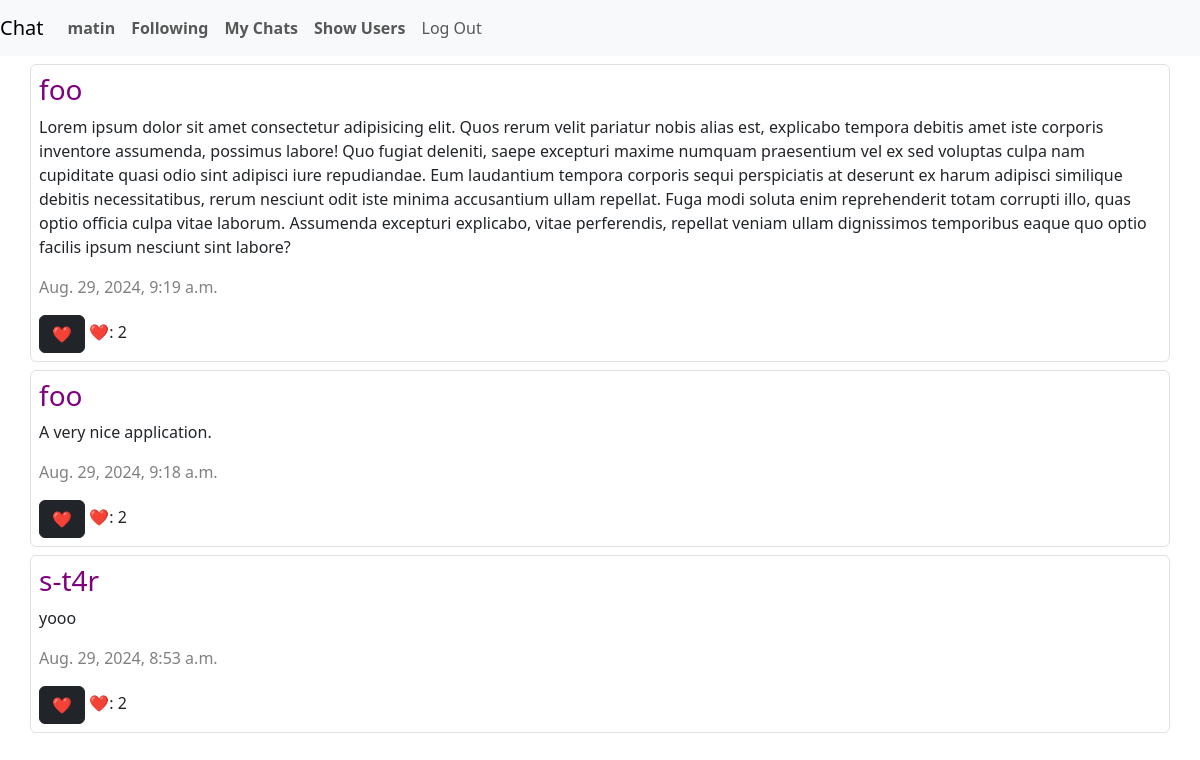
The page /following (signed in) on the database its author committed.
### chat/models.py (models this page shows)
class User(AbstractUser):
    karma = models.IntegerField()
    groups = models.ManyToManyField(
        'auth.Group',
        related_name='chat_users',
        blank=True,
        help_text='The groups this user belongs to.',
        verbose_name='groups',
    )
    user_permissions = models.ManyToManyField(
        'auth.Permission',
        related_name='chat_user_permissions',
        blank=True,
        help_text='Specific permissions for this user.',
        verbose_name='user permissions',
    )
    following = models.ManyToManyField("self", symmetrical=False, related_name="followers", blank=True)

class Posts(models.Model):
    id = models.AutoField(primary_key=True)
    content = models.TextField()
    timestamp = models.DateTimeField(auto_now_add=True)
    user = models.ForeignKey(User, on_delete=models.CASCADE, related_name='user_posts')
    likes = models.ManyToManyField(User, related_name="liked_posts", blank=True)

### chat/views.py (the view)
# urls.py: path("following", views.following, name="following"),
def following(request):
    user = get_object_or_404(User, id=request.user.id)
    following_users = user.following.all()
    following_posts = Posts.objects.filter(user__in=following_users).order_by("-timestamp")
    paginator = Paginator(following_posts, 10)
    page_number = request.GET.get('page')
    page_obj = paginator.get_page(page_number)
    return render(request, "chat/following.html", {
        "page_obj": page_obj
    })

### chat/templates/chat/following.html (shortened to what this page needs)
{% extends "chat/layout.html" %}
{% load static %}
{% block body %}
    <div class="container-fluid">
        {% for post in page_obj %}
        <div id="{{ post.id }}" class="container border rounded-2 p-2 mt-2">
            <h3>
                <a href="{% url 'user_profile' post.user.id %}"
                style="color: purple; text-decoration: none;">
                    {{ post.user }}
                </a>
            </h3>
            <p id="post_content_{{ post.id }}">{{ post.content }}</p>
            <p><span style="color: gray; font-weight: 100;">{{ post.timestamp }}</span></p>
            {% if request.user.is_authenticated %}
            <button class="btn btn-dark like_button" type="button" data_post_id="{{ post.id }}">❤️</button>
            {% endif %}
            <span>❤️: <span id="like_count_{{ post.id }}">{{ post.likes.count }}</span></span>
        </div>
        {% endfor %}
        <div class="pagination p-2">
        </div>
    </div>
{% endblock %}

### chat/templates/chat/layout.html (shortened to what this page needs)
{% load static %}
<!DOCTYPE html>
<html lang="en">
    <head>
        <link href="https://cdn.jsdelivr.net/npm/bootstrap@5.3.3/dist/css/bootstrap.min.css" rel="stylesheet">
        <link href="{% static 'chat/styles.css' %}" rel="stylesheet">
    </head>
    <body>
        <nav class="navbar navbar-expand-lg navbar-light bg-light">
            <a class="navbar-brand" href="{% url 'index' %}">Chat</a>
            <div>
              <ul class="navbar-nav mr-auto">
                {% if request.user.is_authenticated %}
                    <li class="nav-item">
                        <a class="nav-link" href="{% url 'user_profile' request.user.id %}"><strong>{{ user.username }}</strong></a>
                    </li>
                    <li class="nav-item">
                        <a class="nav-link" href="{% url 'following' %}"><strong>Following</strong></a>
                    </li>
                    <li class="nav-item">
                        <a class="nav-link" href="{% url 'mychats' %}"><strong>My Chats</strong></a>
                    </li>
                    {% else %}
                    <li class="nav-item">
                        <a class="nav-link" href="{% url 'register' %}">
                            <strong>Anonymous</strong>
                        </a>
                    </li>
                {% endif %}
                <li class="nav-item">
                    <a class="nav-link" href="{% url 'show_users' %}"><strong>Show Users</strong></a>
                </li>
                {% if request.user.is_authenticated %}
                    <li class="nav-item">
                        <a class="nav-link" href="{% url 'logout' %}">Log Out</a>
                    </li>
                {% endif %}
              </ul>
            </div>
          </nav>
        <div class="body">
            {% block body %}
            {% endblock %}
        </div>
    </body>
</html>

### rows shown on the page
User: username "matin"
Posts: user "foo", content "Lorem ipsum dolor sit amet consectetur adipisicing elit. Quos rerum velit pariatur nobis alias est, explicabo tempora debitis amet iste corporis inventore assumenda, possimus labore! Quo fugiat deleniti, saepe excepturi maxime numquam praesentium vel ex sed voluptas culpa nam cupiditate quasi odio sint adipisci iure repudiandae. Eum laudantium tempora corporis sequi perspiciatis at deserunt ex harum adipisci similique debitis necessitatibus, rerum nesciunt odit iste minima accusantium ullam repellat. Fuga modi soluta enim reprehenderit totam corrupti illo, quas optio officia culpa vitae laborum. Assumenda excepturi explicabo, vitae perferendis, repellat veniam ullam dignissimos temporibus…", timestamp "Aug. 29, 2024, 9:19 a.m.", likes.count "2"
Posts: user "foo", content "A very nice application.", timestamp "Aug. 29, 2024, 9:18 a.m.", likes.count "2"
Posts: user "s-t4r", content "yooo", timestamp "Aug. 29, 2024, 8:53 a.m.", likes.count "2"
